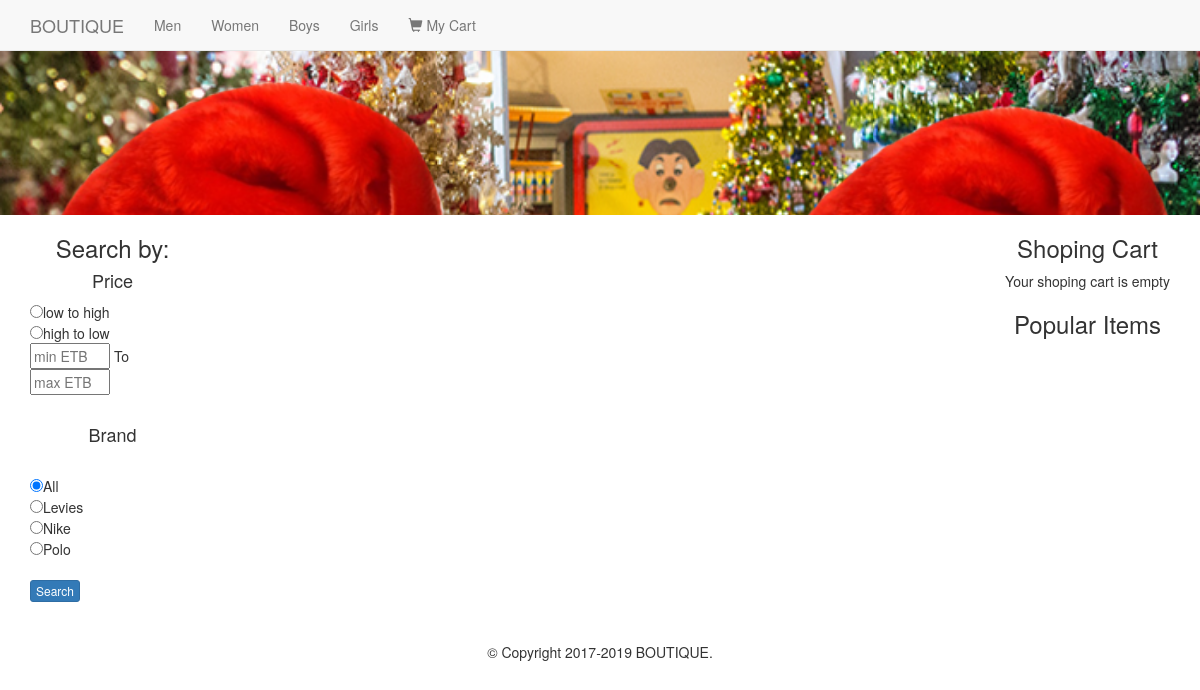
The app's page /category.php with its own data.
### tables this page shows
CREATE TABLE `categories` (
  `id` int(11) NOT NULL,
  `category` varchar(255) NOT NULL DEFAULT '0',
  `parent` int(11) NOT NULL
);

CREATE TABLE `brand` (
  `id` int(11) NOT NULL,
  `brand` varchar(255) NOT NULL
);

### includes/widgets/filters.php (the view, shortened to what this page needs)
<?php
  $price_sort = ((isset($_REQUEST['price_sort']))?$_REQUEST['price_sort']:'');
  $min_price =((isset($_REQUEST['min_price']))?$_REQUEST['min_price']:'');
  $max_price =((isset($_REQUEST['max_price']))?$_REQUEST['max_price']:'');
  $b = ((isset($_REQUEST['brand']))?$_REQUEST['brand']:'');
  $brandQ = $db->query("SELECT * FROM brand ORDER BY brand");
?>
<h3 class="text-center">Search by:</h3>
<h4 class="text-center">Price</h4>
<form action="search.php" method="post">
  <input type="radio" name="price_sort" value="low"<?=(($price_sort == 'low')?' checked':'')?>>low to high <br>
  <input type="radio" name="price_sort" value="high"<?=(($price_sort == 'high')?' checked':'')?>>high to low <br>
  <input type="text" name="min_price" class="price_range" placeholder="min ETB" value="<?=$min_price?>"> To
  <input type="text" name="max_price" class="price_range" placeholder="max ETB" value="<?=$max_price?>"><br><br>
  <h4 class="text-center">Brand</h4><br>
  <input type="radio" name="brand" value=""<?=(($b == '')?' checked':'')?>>All <br>
  <?php while ($brand = mysqli_fetch_assoc($brandQ)): ?>
    <input type="radio" name="brand" value="<?=$brand['id']?>"<?=(($b == $brand['id'])?' checked':'')?>><?=$brand['brand']?><br>
  <?php endwhile; ?>
  <br> <input type="submit" name="" value="Search" class="btn btn-xs btn-primary">
</form>

### includes/nav.php (shortened to what this page needs)
<?php
  $sql = "SELECT * FROM categories WHERE parent = 0";
  $pquery = $db->query($sql);
 ?>
<nav class="navbar navbar-default navbar-fixed-top">
  <div class="container">
    <a href="index.php" class="navbar-brand">BOUTIQUE</a>
    <ul class="nav navbar-nav">
      <?php
        while ($parent = mysqli_fetch_assoc($pquery)) : ?>
      <li class="dropdown">
        <a href="#" class="dropdown-toggle" data-toggle="dropdown"><?php echo $parent['category']; ?><span class="cart"></span></a>
      </li>
    <?php endwhile; ?>
    <li> <a href="cart.php"> <span class="glyphicon glyphicon-shopping-cart"></span> My Cart</a> </li>
    </ul>
  </div>
</nav>

### css/main.css (style rules this page uses)
body { padding-top: 5px }
input.price_range { width: 80px; }

### records on screen
categories: category "Men"
categories: category "Women"
categories: category "Boys"
categories: category "Girls"
brand: brand "Levies"
brand: brand "Nike"
brand: brand "Polo"
